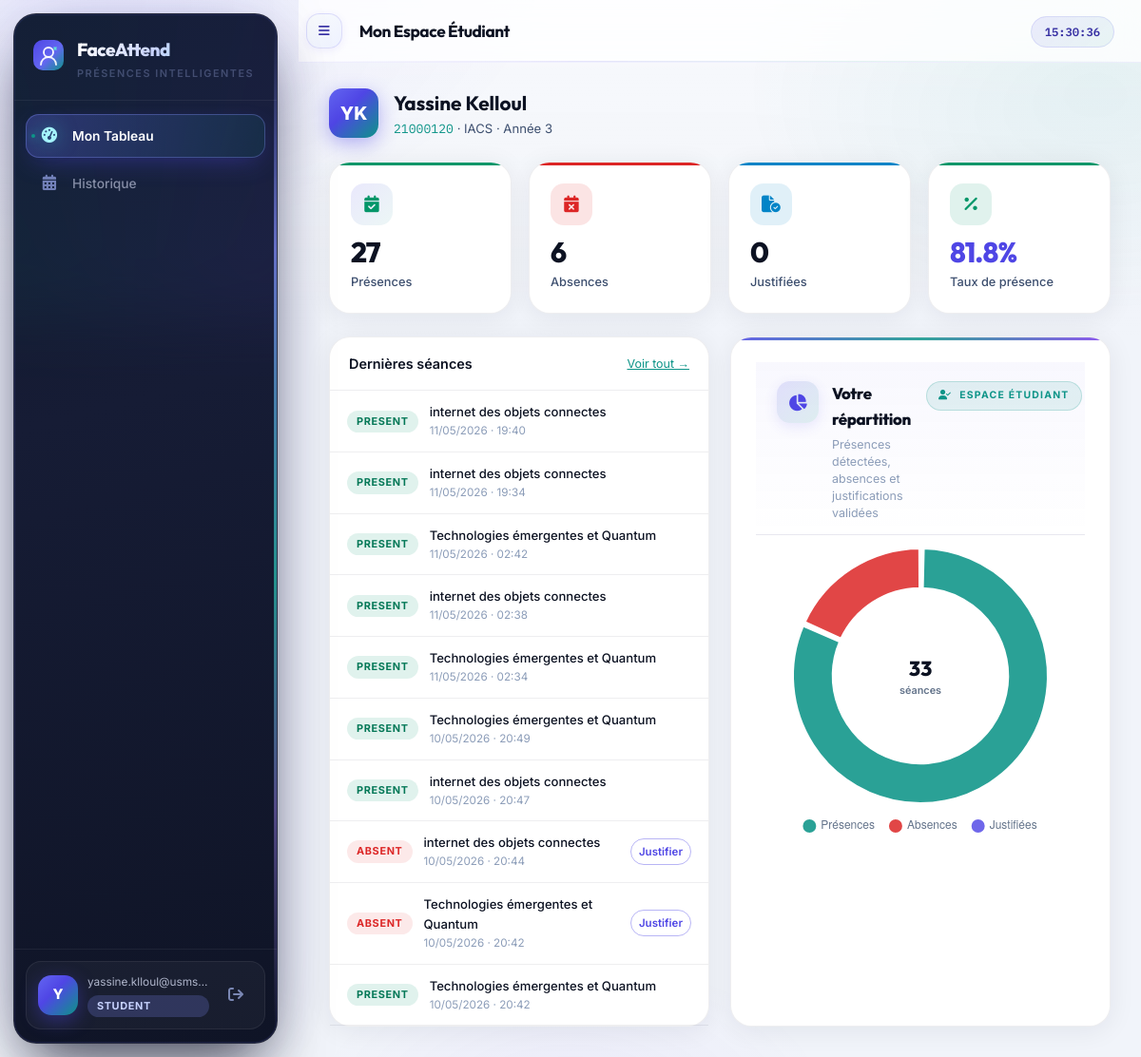
Page /student/dashboard (signed in) on the earlier database version.
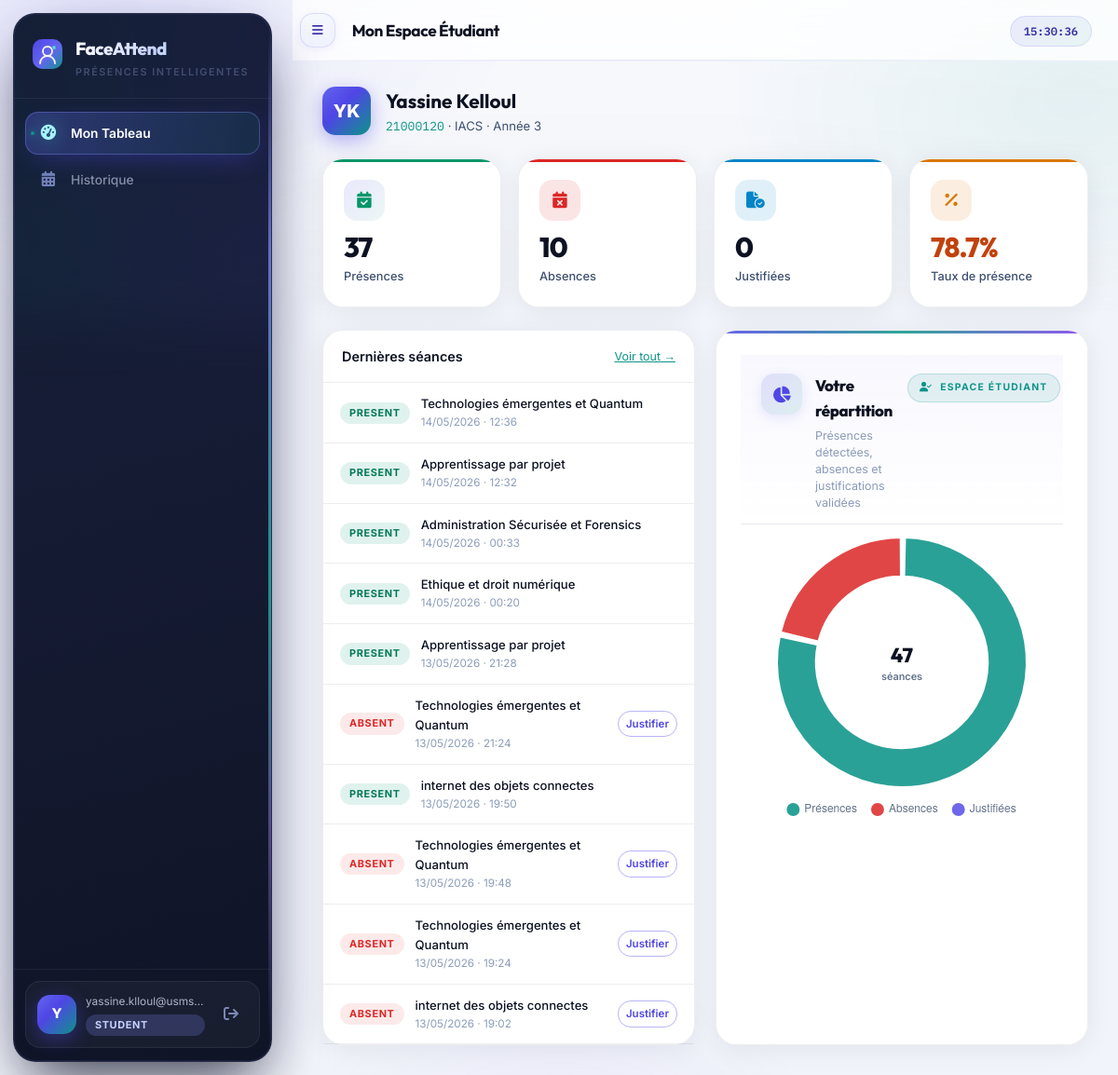
Same page on the later database version.
### app/models/__init__.py (models this page shows, shortened)
class Attendance(db.Model):
    __tablename__ = "attendances"
    ___table_args__ = (
    db.UniqueConstraint("session_id", "student_id"),
    db.Index("ix_att_session_id", "session_id"),
    db.Index("ix_att_student_id", "student_id"),
    db.Index("ix_att_status",     "status"),
)
    id           = db.Column(db.Integer, primary_key=True)
    session_id   = db.Column(db.Integer, db.ForeignKey("sessions.id"))
    student_id   = db.Column(db.Integer, db.ForeignKey("students.id"))
    status       = db.Column(db.Enum(AttendanceStatus), default=AttendanceStatus.ABSENT)
    detected_at  = db.Column(db.DateTime)
    confidence   = db.Column(db.Float)         # Score de similarité faciale
    method       = db.Column(db.String(20), default="face")  # face | manual
    session = db.relationship("Session",  back_populates="attendances")
    student = db.relationship("Student",  back_populates="attendances")
    justification = db.relationship("Justification", back_populates="attendance", uselist=False)

class Course(db.Model):
    __tablename__ = "courses"
    id          = db.Column(db.Integer, primary_key=True)
    teacher_id  = db.Column(db.Integer, db.ForeignKey("teachers.id"))
    name        = db.Column(db.String(150), nullable=False)
    code        = db.Column(db.String(20), unique=True, nullable=False)
    description = db.Column(db.Text)
    credits     = db.Column(db.Integer, default=3)
    room        = db.Column(db.String(50))
    is_active   = db.Column(db.Boolean, default=True)
    teacher     = db.relationship("Teacher", back_populates="courses")
    sessions    = db.relationship("Session", back_populates="course", lazy="dynamic")
    enrollments = db.relationship("Enrollment", back_populates="course", lazy="dynamic")

class Session(db.Model):
    __tablename__ = "sessions"
    id           = db.Column(db.Integer, primary_key=True)
    course_id    = db.Column(db.Integer, db.ForeignKey("courses.id"))
    started_at   = db.Column(db.DateTime, nullable=False)
    ended_at     = db.Column(db.DateTime)
    room         = db.Column(db.String(50))
    is_closed    = db.Column(db.Boolean, default=False)
    late_threshold_minutes = db.Column(db.Integer, default=15)
    course      = db.relationship("Course", back_populates="sessions")
    attendances = db.relationship("Attendance", back_populates="session", lazy="dynamic")

### app/api/student.py (the view)
@student_bp.route("/dashboard")
@student_required
def dashboard():
    student = Student.query.filter_by(user_id=current_user.id).first_or_404()
    stats   = AttendanceService.get_student_stats(student.id)
    recent  = (Attendance.query
               .filter_by(student_id=student.id)
               .order_by(Attendance.id.desc())
               .limit(10).all())
    return render_template("student/dashboard.html",
                           student=student, stats=stats, recent=recent)

### app/api/student.py (called while the page is built)
def student_required(f):
    @wraps(f)
    @login_required
    def decorated(*args, **kwargs):
        if current_user.role not in (RoleEnum.STUDENT, RoleEnum.ADMIN):
            flash("Accès étudiants uniquement.", "danger")
            return redirect(url_for("auth.login"))
        return f(*args, **kwargs)
    return decorated

### app/models/__init__.py (called while the page is built)
    @property
    def full_name(self):
        return f"{self.first_name} {self.last_name}"

### frontend/templates/student/dashboard.html (shortened to what the changed rows need)
{% extends "base.html" %}
{% block page_title %}Mon Espace Étudiant{% endblock %}
{% block content %}
<div style="margin-bottom:24px;display:flex;align-items:center;gap:16px">
  <div>
    <h2 style="font-family:var(--font-head);font-size:1.3rem">{{ student.full_name }}</h2>
  </div>
</div>
<div class="stats-grid" style="margin-bottom:24px">
  <div class="stat-card" style="--accent-color:#059669">
    <div class="stat-card__icon"><i class="fas fa-calendar-check"></i></div>
    <div class="stat-card__value">{{ stats.present }}</div>
    <div class="stat-card__label">Présences</div>
  </div>
  <div class="stat-card" style="--accent-color:#dc2626">
    <div class="stat-card__icon" style="background:rgba(220,38,38,.12)"><i class="fas fa-calendar-xmark"></i></div>
    <div class="stat-card__value">{{ stats.absent }}</div>
    <div class="stat-card__label">Absences</div>
  </div>
  <div class="stat-card" style="--accent-color:{% if stats.rate >= 80 %}#059669{% elif stats.rate >= 60 %}#d97706{% else %}#dc2626{% endif %}">
    <div class="stat-card__icon" style="background:rgba({% if stats.rate >= 80 %}5,150,105{% elif stats.rate >= 60 %}217,119,6{% else %}220,38,38{% endif %},.12)">
      <i class="fas fa-percent"></i>
    </div>
    <div class="stat-card__value" style="color:{% if stats.rate >= 80 %}var(--accent){% elif stats.rate >= 60 %}var(--warning){% else %}var(--danger){% endif %}">
      {{ stats.rate }}%
    </div>
    <div class="stat-card__label">Taux de présence</div>
  </div>
</div>
<div class="grid-2">
  <div class="card" style="padding:0">
    <div>
      {% for att in recent %}
      <div style="display:flex;align-items:center;gap:12px;padding:12px 18px;border-bottom:1px solid var(--border-2)">
        <span class="badge badge--{{ att.status.value }}">{{ att.status.value|capitalize }}</span>
        <div style="flex:1">
          <div style="font-size:.82rem;font-weight:500">{{ att.session.course.name }}</div>
          <div style="font-size:.73rem;color:var(--text-3)">
            {{ att.session.started_at.strftime('%d/%m/%Y · %H:%M') }}
          </div>
        </div>
        {% if att.status.value == 'absent' and not att.justification %}
        <a href="{{ url_for('student.justify', attendance_id=att.id) }}"
           class="btn btn--sm btn--outline" style="font-size:.72rem;padding:4px 8px">
          Justifier
        </a>
        {% elif att.justification %}
        <span class="badge badge--{% if att.justification.status.value == 'approved' %}present{% elif att.justification.status.value == 'rejected' %}absent{% else %}teacher{% endif %}">
          {{ att.justification.status.value }}
        </span>
        {% endif %}
      </div>
      {% else %}
      <div style="text-align:center;padding:40px;color:var(--text-3);font-size:.875rem">
        Aucune séance enregistrée.
      </div>
      {% endfor %}
    </div>
  </div>
  <div class="card chart-panel" style="box-shadow:var(--shadow)">
    <div class="chart-panel__body" style="min-height:240px">
      <canvas id="presenceChart" height="220" aria-label="Répartition présences"></canvas>
    </div>
  </div>
</div>
{% endblock %}
{% block extra_js %}
<script>
(function () {
  var c = document.getElementById('presenceChart');
  if (c && typeof renderStudentPresenceDonut === 'function') {
    renderStudentPresenceDonut('presenceChart', {{ stats.present|int }}, {{ stats.absent|int }}, {{ stats.excused|int }});
  }
})();
</script>
{% endblock %}

Differences in the rows shown:
no longer on this page (row unchanged): Attendance: status.value "PRESENT", session.course.name "internet des objets connectes", session.started_at "11/05/2026 · 19:40"
no longer on this page (row unchanged): Attendance: status.value "PRESENT", session.course.name "internet des objets connectes", session.started_at "11/05/2026 · 19:34"
no longer on this page (row unchanged): Attendance: status.value "PRESENT", session.course.name "Technologies émergentes et Quantum", session.started_at "11/05/2026 · 02:42"
no longer on this page (row unchanged): Attendance: status.value "PRESENT", session.course.name "internet des objets connectes", session.started_at "11/05/2026 · 02:38"
no longer on this page (row unchanged): Attendance: status.value "PRESENT", session.course.name "Technologies émergentes et Quantum", session.started_at "11/05/2026 · 02:34"
no longer on this page (row unchanged): Attendance: status.value "PRESENT", session.course.name "Technologies émergentes et Quantum", session.started_at "10/05/2026 · 20:49"
no longer on this page (row unchanged): Attendance: status.value "PRESENT", session.course.name "internet des objets connectes", session.started_at "10/05/2026 · 20:47"
no longer on this page (row unchanged): Attendance: status.value "ABSENT", session.course.name "internet des objets connectes", session.started_at "10/05/2026 · 20:44"
no longer on this page (row unchanged): Attendance: status.value "ABSENT", session.course.name "Technologies émergentes et Quantum", session.started_at "10/05/2026 · 20:42"
no longer on this page (row unchanged): Attendance: status.value "PRESENT", session.course.name "Technologies émergentes et Quantum", session.started_at "10/05/2026 · 20:42"
added Attendance: status.value "PRESENT", session.course.name "Technologies émergentes et Quantum", session.started_at "14/05/2026 · 12:36"
added Attendance: status.value "PRESENT", session.course.name "Apprentissage par projet", session.started_at "14/05/2026 · 12:32"
added Attendance: status.value "PRESENT", session.course.name "Administration Sécurisée et Forensics", session.started_at "14/05/2026 · 00:33"
added Attendance: status.value "PRESENT", session.course.name "Ethique et droit numérique", session.started_at "14/05/2026 · 00:20"
added Attendance: status.value "PRESENT", session.course.name "Apprentissage par projet", session.started_at "13/05/2026 · 21:28"
added Attendance: status.value "ABSENT", session.course.name "Technologies émergentes et Quantum", session.started_at "13/05/2026 · 21:24"
added Attendance: status.value "PRESENT", session.course.name "internet des objets connectes", session.started_at "13/05/2026 · 19:50"
added Attendance: status.value "ABSENT", session.course.name "Technologies émergentes et Quantum", session.started_at "13/05/2026 · 19:48"
added Attendance: status.value "ABSENT", session.course.name "Technologies émergentes et Quantum", session.started_at "13/05/2026 · 19:24"
added Attendance: status.value "ABSENT", session.course.name "internet des objets connectes", session.started_at "13/05/2026 · 19:02"
Other differences:
{{ stats.present }}: "27" → "37"
{{ stats.absent }}: "6" → "10"
{{ stats.rate }}: "81.8" → "78.7"
chart data {{ stats.present|int }}: 27 → 37
chart data {{ stats.absent|int }}: 6 → 10
